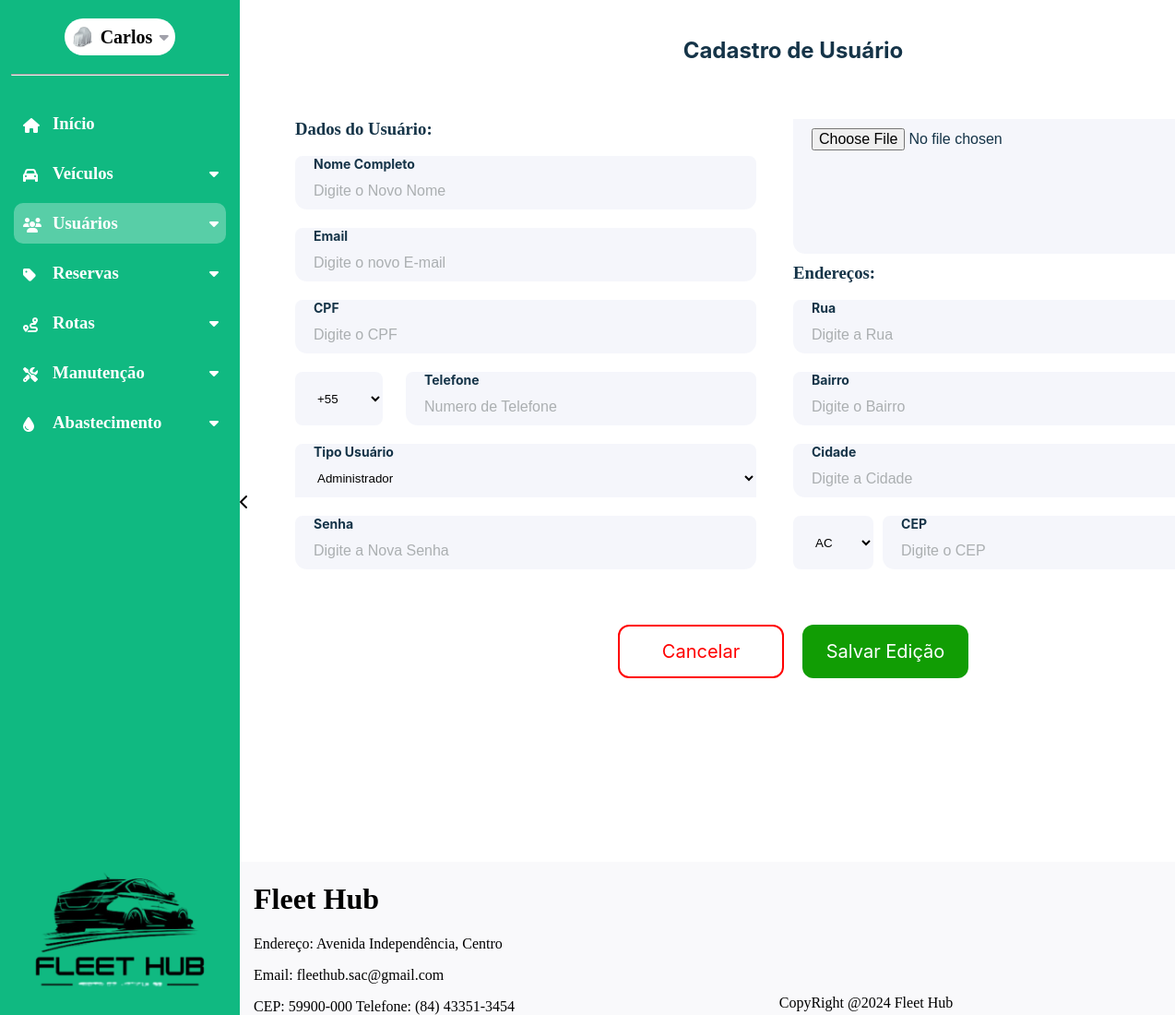
/cadastrar_usuario (signed in), run on the app's committed database.
### dashboard/models.py (models this page shows, shortened)
class CustomUser(AbstractUser):
    nome = models.CharField(max_length=50)
    email = models.EmailField(max_length=254, unique=True)
    cpf = models.CharField(max_length=11, unique=True)
    telefone = models.CharField(max_length=15)
    rua = models.CharField(max_length=35)
    bairro = models.CharField(max_length=35)
    cidade = models.CharField(max_length=35)
    cep = models.CharField(max_length=15)
    imagem = models.ImageField(
        upload_to="imagens/usuario",
        height_field=None,
        width_field=None,
        max_length=None,
        default="carro-escondido.jpg",
    )
    estado = models.ForeignKey(Estado, on_delete=models.CASCADE, null=True, blank=True)
    tipo_usuario = models.ForeignKey(TipoUsuario, on_delete=models.CASCADE, null=True, blank=True)
    status_usuario = models.ForeignKey(StatusUsuario, on_delete=models.CASCADE, null=True, blank=True)
    groups = models.ManyToManyField(
        "auth.Group",
        related_name="customuser_set",
        blank=True
    )
    user_permissions = models.ManyToManyField(
        "auth.Permission",
        related_name="customuser_permissions_set",
        blank=True
    )

### dashboard/views.py (the view, shortened to what this page needs)
# urls.py: path('cadastrar_usuario',views.cadastro_usuario,name='cadastrar_usuario'),
@login_required
def cadastro_usuario(request):
    status = get_list_or_404(StatusUsuario)
    tipos = get_list_or_404(TipoUsuario)
    estados = get_list_or_404(Estado)
    return render(request,'dashboard/cadastro_usuario_app.html',{
        'estados':estados,
        'tipos':tipos,
        'status':status,
        })

### dashboard/templates/dashboard/cadastro_usuario_app.html (shortened to what this page needs)
{% extends "base.html" %}
{% load static %}
{% block page_name %}cadastrar_usuario{% endblock page_name %}
{% block estilos %}
<link rel="stylesheet" href="{% static 'css/cadastro_usuario_app.css' %}">
<link href="https://cdnjs.cloudflare.com/ajax/libs/font-awesome/6.0.0-beta3/css/all.min.css" rel="stylesheet">
{% endblock estilos %}
{% block content %}
    <section id="conteudo-secundario">
        <form action="" method="POST" enctype="multipart/form-data">
            <h2 id='page_title'>Cadastro de Usuário</h2>
                <div class="container">
                    <div class="menu_esquerdo">
                        <h3 class="form-title">Dados do Usuário:</h3>
                        <div class="input_container">
                            <label>Nome Completo</label>
                            <input name="nome" class="input_detect" type="text" id="nome"
                                placeholder="Digite o Novo Nome" required>
                        </div>
                        <div class="input_container">
                            <label>Email</label>
                            <input name="email" class="input_detect" type="text" id="email"
                                placeholder="Digite o novo E-mail" required>
                        </div>
                        <div class="input_container">
                            <label>CPF</label>
                            <input name="cpf" class="input_detect" type="text"  id="cpf"
                                maxlength="14" placeholder="Digite o CPF" required>
                        </div>
                        <div class="campo_duplo">
                            <select class="input_detect" name="select-estado" id="select-ddd-inter">
                                <option value="RN" selected>+55</option>
                            </select>
                            <div class="input_container">
                                <label>Telefone</label>
                                <input name="telefone" class="input_detect" type="text"  id="telefone"
                                    placeholder="Numero de Telefone" required>
                            </div>
                        </div>
                        <div class="input_container">
                            <label>Tipo Usuário</label>
                            <select class="input_detect" id="estados" name="tipo_usuario">
                                {% for tipo in tipos %}
                                <option value="{{tipo.nome}}">{{tipo.nome}}</option>
                                {% endfor %}
                            </select>
                        </div>
                        <div class="input_container">
                            <label>Senha</label>
                            <input name="senha" class="input_detect" type="text" id="nome"
                                placeholder="Digite a Nova Senha" required>
                        </div>
                    </div>
                    <div class="menu_direito">
                        <div class="logo-img">
                            <input class="input_detect" type="file" name="img" id="img">
                        </div>
                        <h3 class="form-title">Endereços:</h3>
                        <div class="input_container">
                            <label>Rua</label>
                            <input name="rua" class="input_detect" type="text" id="input-rua"
                                placeholder="Digite a Rua" required>
                        </div>
                        <div class="input_container">
                            <label>Bairro</label>
                            <input name="bairro" class="input_detect" type="text" id="input-bairro" placeholder="Digite o Bairro" required>
                        </div>
                        <div class="input_container">
                            <label>Cidade</label>
                            <input name="cidade" class="input_detect" type="text" id="input-cidade" placeholder="Digite a Cidade" required>
                        </div>
                        <div class="estado-cep">
                            <select class="input_detect" name="estado" id="select-estado">
                                {% for estado in estados %}
                                <option value="{{estado.sigla}}">{{estado.sigla}}</option>
                                {% endfor %}
                            </select>
                            <div class="input_container">
                                <label>CEP</label>
                                <input name="cep" class="input_detect" type="text" id="input-cep" placeholder="Digite o CEP" required>
                            </div>
                        </div>
                    </div>
                </div>
                <div class="rodape" id="rodape">
                    <button type="reset" id="btn-reset" onclick="cancelar_alteracoes()" class="btn-reset">Cancelar</button>
                    <button type="submit" class="btn-submit">Salvar Edição</button>
                </div>
            </form>
    </section>
{% endblock content %}

### global_templates/base.html (shortened to what this page needs)
{% load static %}
<!DOCTYPE html>
<html lang="en">
<head>
    <link rel="stylesheet" href="{% static 'css/global-style.css' %}">
    {% block estilos %}{% endblock %}
    <link rel="stylesheet" href="https://cdnjs.cloudflare.com/ajax/libs/font-awesome/6.6.0/css/all.min.css"
 />
</head>
<body id="{% block body_id %}default-page{% endblock %}" data-page="{% block page_name %}default{% endblock %}">
    <aside id="sidebar">
        <div id="user-menu-sidebar">
            <div id="user_menu">
                <img id="img_perfil" src="{{request.user.imagem.url}}" alt="" title="Imagem do Perfil">
                <h1 id="gestor_name">{{request.user.first_name}}</h1>
                <i id="user_icon" class="fa-solid fa-caret-down" style="color: #a1a1aa;"></i>
            </div>
            <hr>
            <div id="sidebar-expansive">
                <a href="{% url 'tela_dashboard' %}" class="element-icon"><i class="fa-solid fa-house icon"
                        title="Início"></i>
                    <h3 id="text-init">Início</h3>
                </a>
                {% if user.tipo_usuario.nome == 'ADMIN' and user.status_usuario.status == 'Ativo' %}
                    <a class="element-icon" id="id-veiculos"><i class="fa-solid fa-car icon" title="Veículos"></i>
                        <h3 class="text-menu-lateral" id="text-veicles">Veículos</h3>
                        <i id="icon_veiculos" class="fa-solid fa-caret-down"
                            style="color: rgb(255, 255, 255); display: block; transform: rotate(0deg);"></i>
                    </a>
                {% endif %}
                {% if user.tipo_usuario.nome == 'ADMIN' or user.tipo_usuario.nome == 'Cliente' and user.status_usuario.status == 'Ativo' %}
                    <a class="element-icon" id="id-usuarios">
                        <i class="fa-solid fa-users icon" title="Usuários"></i>
                        <h3 class="text-menu-lateral" id="text-users">Usuários</h3>
                        <i id="icon_usuarios" class="fa-solid fa-caret-down"
                            style="color: rgb(255, 255, 255); display: block; transform: rotate(0deg);">
                        </i>
                    </a>
                {% endif %}
                {% if user.tipo_usuario.nome == 'ADMIN' or user.tipo_usuario.nome == 'Cliente' and user.status_usuario.status == 'Ativo' %}
                    <a class="element-icon" id="id-reservas"><i class="fa-solid fa-tag icon" title="Reservas"></i>
                        <h3 class="text-menu-lateral" id="text-reservations">Reservas</h3>
                            <i id="icon_reservas" class="fa-solid fa-caret-down"
                            style="color: rgb(255, 255, 255); display: block; transform: rotate(0deg);"></i>
                    </a>
                {% endif %}
                {% if user.tipo_usuario.nome == 'ADMIN' and user.status_usuario.status == 'Ativo' %}
                    <a class="element-icon" id="id-rotas"><i class="fa-solid fa-route icon" title="Rotas"></i>
                        <h3 class="text-menu-lateral" id="text-routes">Rotas</h3>
                            <i id="icon_rotas" class="fa-solid fa-caret-down"
                            style="color: rgb(255, 255, 255); display: block; transform: rotate(0deg);"></i>
                    </a>
                {% endif %}
                {% if user.tipo_usuario.nome == 'ADMIN' and user.status_usuario.status == 'Ativo' %}
                    <a class="element-icon" id="id-manutencao">
                        <i class="fa-solid fa-screwdriver-wrench icon" title="Manutenção">
                        </i>
                        <h3 class="text-menu-lateral" id="text-maintenance">Manutenção</h3>
                            <i id="icon_manutencao" class="fa-solid fa-caret-down"
                            style="color: rgb(255, 255, 255); display: block; transform: rotate(0deg);"></i>
                    </a>
                {% endif %}
                {% if user.tipo_usuario.nome == 'ADMIN' and user.status_usuario.status == 'Ativo' %}
                    <a class="element-icon" id="id-abastecimento">
                        <i class="fa-solid fa-droplet icon"
                            title="Abastecimento">
                        </i>
                    <h3 class="text-menu-lateral" id="text-supply">Abastecimento</h3>
                        <i id="icon_abastecimento" class="fa-solid fa-caret-down"
                            style="color: rgb(255, 255, 255); display: block; transform: rotate(0deg);"></i>
                    </a>
                {% endif %}
            </div>
            <img src="{% static 'img/logo_fleethub.png' %}" alt="" style="width: 100%;">
        </div>
        <div id="div-img_sidebar-expansive"><i id="img_sidebar-expansive" class="fa-solid fa-chevron-left"></i></div>
    </aside>
    <div id="content-and-footer">
        <div id='container-block-content'>
            {% block content %}{% endblock content %}
        </div>
        <footer>
            <div class="footer-left" style="margin-left: 15px;">
                <h1>Fleet Hub</h1>
                <p>Endereço: Avenida Independência, Centro</p>
                <p>Email: fleethub.sac@gmail.com</p>
                <p style="margin-bottom: 0;">CEP: 59900-000 Telefone: (84) 43351-3454</p>
            </div>
            <div class="footer-center">
                <p style="margin-bottom: 0; margin-top: 0;">CopyRight @2024 Fleet Hub </p>
            </div>
        </footer>
    </div>
</body>
</html>

### data on the page
CustomUser: user.imagem (picture), user.first_name "Carlos"

### other printed values
form field tipo_usuario "Administrador"
form field estado "AC"
